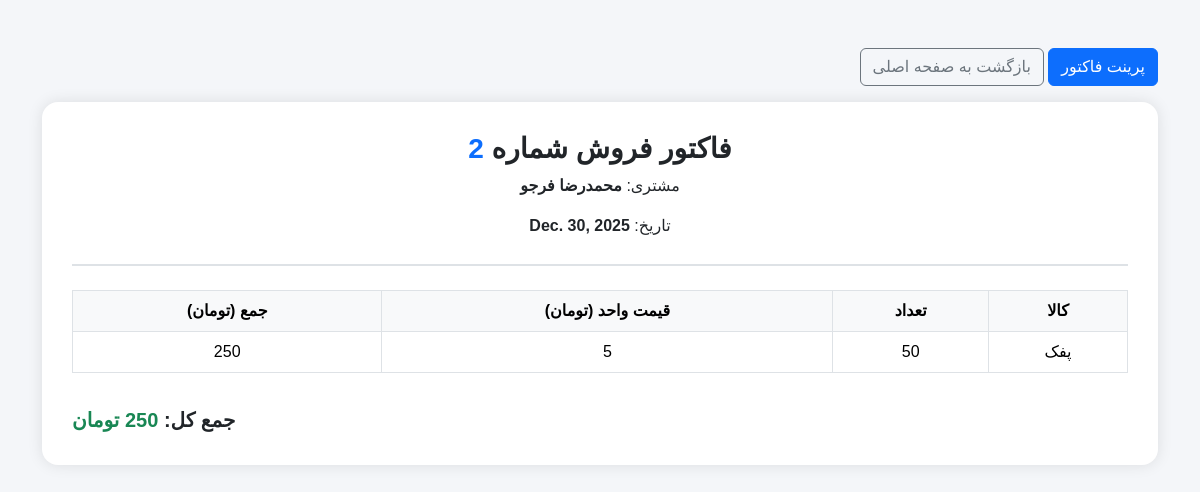
The page /sale/2/ on the database its author committed.
### core/models.py (models this page shows, shortened)
class SaleInvoice(models.Model):
    customer = models.ForeignKey('core.Customer', on_delete=models.CASCADE)
    date = models.DateField(auto_now_add=True)
    def total_price(self):
        return sum(item.total_price() for item in self.items.all())

class Customer(models.Model):
    name = models.CharField(max_length=100)
    phone = models.CharField(max_length=20, blank=True)
    email = models.EmailField(blank=True)
    def __str__(self):
        return self.name

class SaleItem(models.Model):
    invoice = models.ForeignKey(
        SaleInvoice,
        on_delete=models.CASCADE,
        related_name='items'
    )
    product = models.ForeignKey(Product, on_delete=models.PROTECT)
    quantity = models.IntegerField()
    price = models.IntegerField()
    def total_price(self):
        return self.quantity * self.price

class Product(models.Model):
    name = models.CharField(max_length=200)
    category = models.ForeignKey(SubCategory, on_delete=models.PROTECT)
    price = models.IntegerField()  # تومان
    stock = models.IntegerField(default=0)
    def __str__(self):
        return self.name

### core/views.py (the view)
# urls.py: path('sale/<int:invoice_id>/', invoice_detail, name='invoice_detail'),
def invoice_detail(request, invoice_id):
    invoice = get_object_or_404(SaleInvoice, id=invoice_id)
    return render(request, 'sale/invoice_detail.html', {
        'invoice': invoice
    })

### templates/sale/invoice_detail.html (shortened to what this page needs)
<!DOCTYPE html>
<html lang="fa" dir="rtl">
<head>
    <link href="https://cdn.jsdelivr.net/npm/bootstrap@5.3.2/dist/css/bootstrap.rtl.min.css" rel="stylesheet">
    <link href="https://cdn.jsdelivr.net/gh/rastikerdar/vazirmatn@v33.003/Vazirmatn-font-face.css" rel="stylesheet">
</head>
<body>
<div class="container py-5">
    <div class="mb-3 text-start no-print">
        <button onclick="printInvoice()" class="btn btn-primary">
            پرینت فاکتور
        </button>
        <a href="{% url 'home' %}" class="btn btn-outline-secondary">بازگشت به صفحه اصلی</a>
    </div>
    <div class="invoice-card">
        <div class="invoice-header text-center mb-4">
            <h3 class="fw-bold">فاکتور فروش شماره <span class="text-primary">{{ invoice.id }}</span></h3>
            <p>مشتری: <strong>{{ invoice.customer }}</strong></p>
            <p>تاریخ: <strong>{{ invoice.date }}</strong></p>
        </div>
        <div class="table-responsive">
            <table class="table table-bordered invoice-table text-center">
                <thead>
                    <tr>
                        <th>کالا</th>
                        <th>تعداد</th>
                        <th>قیمت واحد (تومان)</th>
                        <th>جمع (تومان)</th>
                    </tr>
                </thead>
                <tbody>
                    {% for item in invoice.items.all %}
                    <tr>
                        <td>{{ item.product }}</td>
                        <td>{{ item.quantity }}</td>
                        <td>{{ item.price }}</td>
                        <td>{{ item.total_price }}</td>
                    </tr>
                    {% endfor %}
                </tbody>
            </table>
        </div>
        <div class="text-end fw-bold mt-3 fs-5">
            جمع کل: <span class="text-success">{{ invoice.total_price }} تومان</span>
        </div>
    </div>
</div>
</body>
</html>

### templates/sale/invoice_detail.html (style rules this page uses)
body { background-color: #f4f6f9; font-family: Vazirmatn, sans-serif; }
.invoice-card { border-radius: 16px; background: #fff; padding: 30px; box-shadow: 0 0 15px rgba(0,0,0,0.1); }
.invoice-header { border-bottom: 2px solid #dee2e6; margin-bottom: 20px; padding-bottom: 10px; }
.invoice-table th { background-color: #f8f9fa; }
.text-primary { color: #0d6efd !important; }

### rows shown on the page
SaleInvoice: id "2", customer "محمدرضا فرجو", date "Dec. 30, 2025", total_price "250"
SaleItem: product "پفک", quantity "50", price "5", total_price "250"
